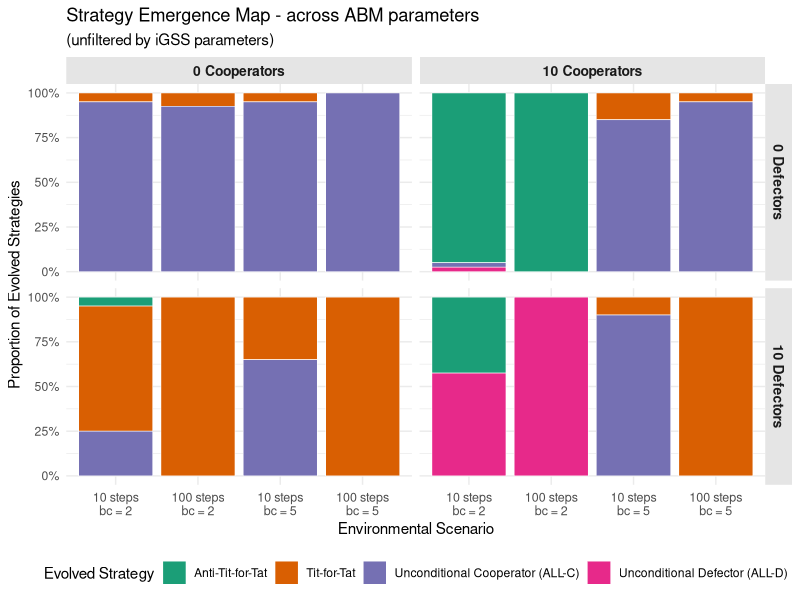
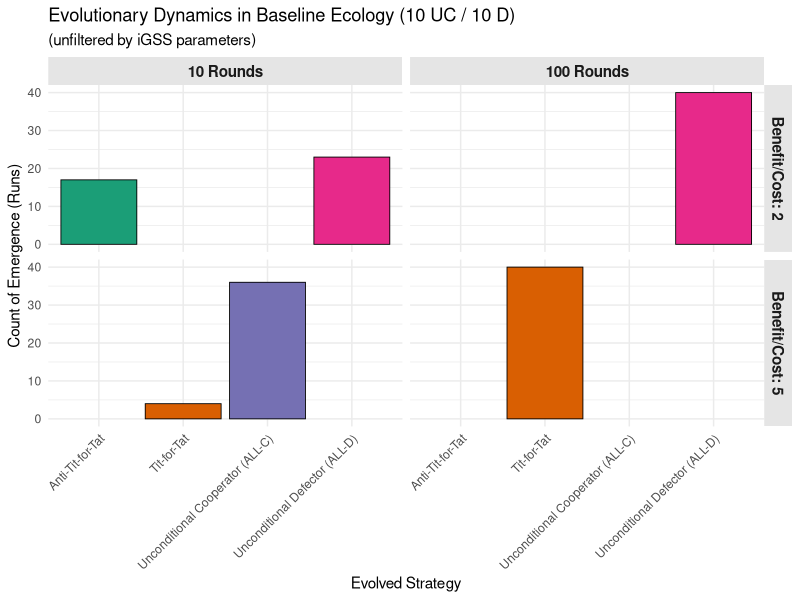
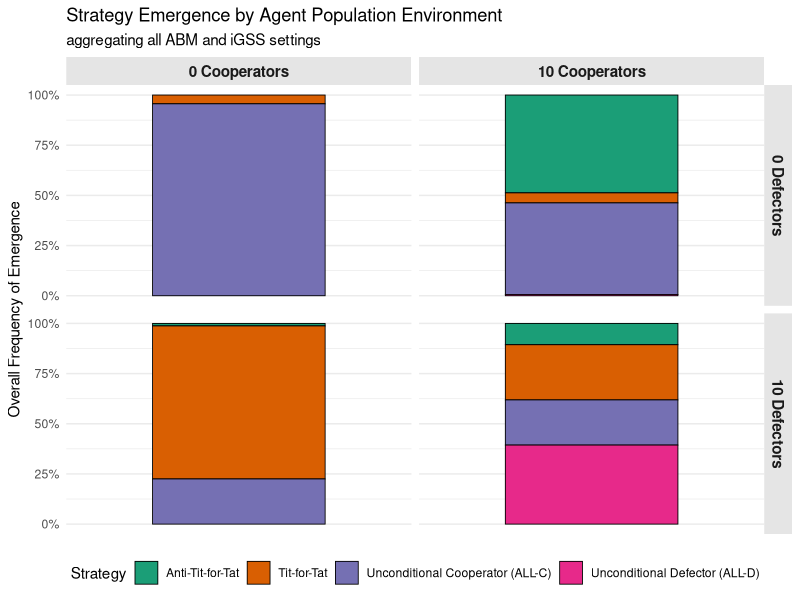
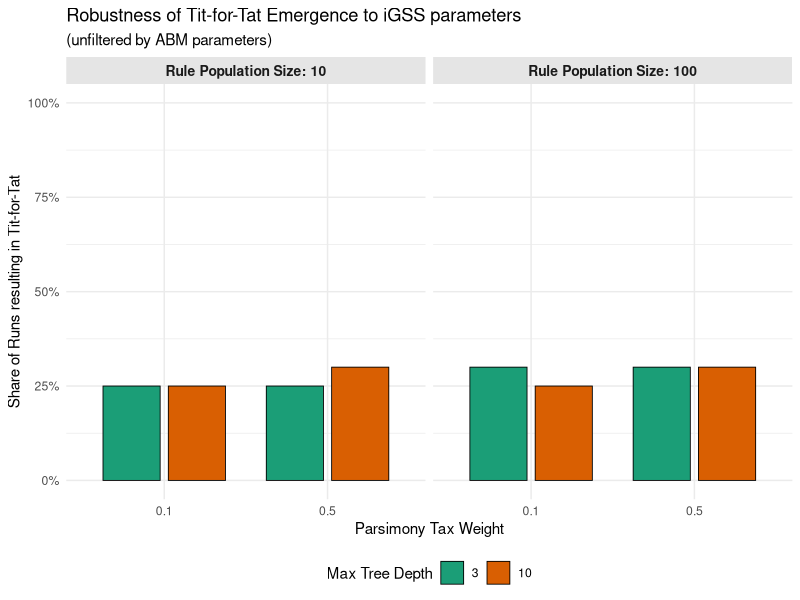
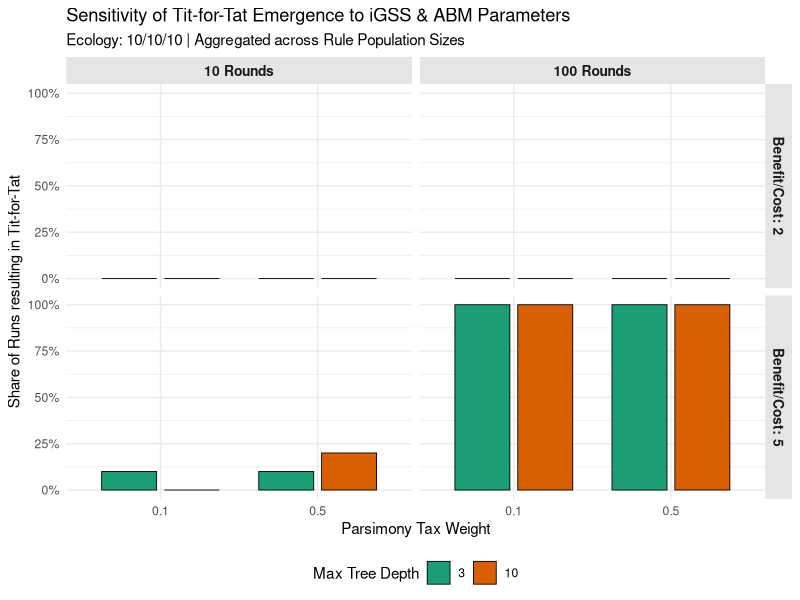

These figures' R source, in order:
library(tidyverse)

# Load data
df <- read_csv("results_DR_Mode1.csv")

# ===================================================================================
# CHART 1:  ABM environment parameters (Agent Counts, Duration & Benefit/Cost Ratios)
# ===================================================================================
chart1_overview <- df %>%
  mutate(
    # Create the combined X-axis label. Using \n creates the line break so the text stacks on the axis
    Env_Scenario = paste0(NUM_ROUNDS, " steps\nbc = ", BENEFIT_TO_COST_RATIO),
    Env_Scenario = factor(Env_Scenario, levels = c(
      "10 steps\nbc = 2", 
      "100 steps\nbc = 2", 
      "10 steps\nbc = 5", 
      "100 steps\nbc = 5"
    ))
  ) %>%
  ggplot(aes(x = Env_Scenario, fill = Identified_Strategy)) +
  geom_bar(position = "fill", color = "white", linewidth = 0.2) +
  facet_grid(NUM_D ~ NUM_UC,
             labeller = labeller(
               NUM_D = function(x) paste(x, "Defectors"),
               NUM_UC = function(x) paste(x, "Cooperators"))) +
  scale_y_continuous(labels = function(x) paste0(x * 100, "%")) +
  scale_fill_brewer(palette = "Dark2", na.value = "gray50") +
  labs(
    title = "Strategy Emergence Map - across ABM parameters",
    subtitle = "(unfiltered by iGSS parameters)",
    x = "Environmental Scenario",
    y = "Proportion of Evolved Strategies",
    fill = "Evolved Strategy"
  ) +
  theme_minimal() +
  theme(
    legend.position = "bottom",
    strip.background = element_rect(fill = "gray90", color = NA),
    strip.text = element_text(face = "bold", size = 10),
    axis.text.x = element_text(size = 9) 
  )

chart1_overview



# ====================================================================
# CHART 1A: Baseline model (10 cooperators, 10 defectors, 10 iGSS agents)
# ====================================================================
chart1A_baseline <- df %>%
  # Filter for the baseline ecology with 10 agents of each type
  filter(
    NUM_UC == 10, 
    NUM_D == 10, 
    NUM_IGSS == 10
  ) %>%
  # REMOVED: drop_na() so unidentified strategies remain visible as warnings
  mutate(
    # Locked as factors to prevent future alphabetical sorting errors
    Round_Label = factor(paste(NUM_ROUNDS, "Rounds"), 
                         levels = c("10 Rounds", "100 Rounds")),
    BC_Label = factor(paste("Benefit/Cost:", BENEFIT_TO_COST_RATIO), 
                      levels = c("Benefit/Cost: 2", "Benefit/Cost: 5"))
  ) %>%
  # Map strategy to both X and Fill
  ggplot(aes(x = Identified_Strategy, fill = Identified_Strategy)) +
  # Using the default geom_bar() without position="fill" yields raw counts
  geom_bar(color = "black", linewidth = 0.3) +
  # Wrap by the two economic variables
  facet_grid(BC_Label ~ Round_Label) +
  # REVISION: Restored the Dark2 professional palette
  scale_fill_brewer(palette = "Dark2", na.value = "gray50") +
  labs(
    title = "Evolutionary Dynamics in Baseline Ecology (10 UC / 10 D)",
    subtitle = "(unfiltered by iGSS parameters)",
    x = "Evolved Strategy",
    y = "Count of Emergence (Runs)",
    fill = "Strategy"
  ) +
  theme_minimal() +
  theme(
    legend.position = "none", # Hide legend since x-axis labels the strategies
    strip.background = element_rect(fill = "gray90", color = NA),
    strip.text = element_text(face = "bold", size = 11),
    # Tilt the labels so they don't overlap
    axis.text.x = element_text(angle = 45, hjust = 1)
  )

chart1A_baseline

# ========================================================
# CHART 1 COLLAPSED: aggregating all ABM and iGSS settings
# ========================================================
chart1B_simple <- df %>%
  # Use the dummy variable (x = "") to force a single stacked column
  ggplot(aes(x = "", fill = Identified_Strategy)) +
  geom_bar(position = "fill", color = "black", linewidth = 0.3, width = 0.6) +
  # Strict quadrant matrix using native labeller instead of mutated columns
  facet_grid(NUM_D ~ NUM_UC,
             labeller = labeller(
               NUM_D = function(x) paste(x, "Defectors"),
               NUM_UC = function(x) paste(x, "Cooperators"))) +
  scale_y_continuous(labels = function(x) paste0(x * 100, "%")) +
  scale_fill_brewer(palette = "Dark2", na.value = "gray50") +
  labs(
    title = "Strategy Emergence by Agent Population Environment",
    subtitle = "aggregating all ABM and iGSS settings",
    x = NULL, # Remove the x-axis label
    y = "Overall Frequency of Emergence",
    fill = "Strategy"
  ) +
  theme_minimal() +
  theme(
    legend.position = "bottom", 
    strip.background = element_rect(fill = "gray90", color = NA),
    strip.text = element_text(face = "bold", size = 11),
    # Hide the x-axis tick marks and text
    axis.text.x = element_blank(),
    axis.ticks.x = element_blank(),
    panel.grid.major.x = element_blank()
  )

chart1B_simple


# ====================================================================
# CHART 2: Robustness of TFT Emergence across iGSS Parameters
# ====================================================================
chart2_baseline_tft_igss <- df %>%
  # 1. Isolate the baseline ecology
  filter(
    NUM_UC == 10, 
    NUM_D == 10, 
    NUM_IGSS == 10,
    #BENEFIT_TO_COST_RATIO == 2,
    #NUM_ROUNDS == 100
  ) %>%
  # REMOVED: drop_na() so unidentified strategies don't artificially shrink the denominator
  
  # 2. Group by the three genetic parameters we want to test
  group_by(POP_SIZE, TREE_MAX_DEPTH, PARSIMONY_TAX) %>%
  # 3. Calculate the share of Tit-for-Tat
  summarize(
    Total_Runs = n(),
    # CRITICAL FIX: na.rm = TRUE ensures the sum doesn't crash if an NA is present
    TFT_Count = sum(Identified_Strategy == "Tit-for-Tat", na.rm = TRUE),
    TFT_Share = TFT_Count / Total_Runs,
    .groups = "drop"
  ) %>%
  # 4 & 5. Plot the calculated shares (mutate removed, using native labeller)
  ggplot(aes(x = as.factor(PARSIMONY_TAX), y = TFT_Share, fill = as.factor(TREE_MAX_DEPTH))) +
  geom_col(position = position_dodge(width = 0.8), width = 0.7, color = "black", linewidth = 0.3) +
  facet_wrap(~ POP_SIZE,
             labeller = labeller(
               POP_SIZE = function(x) paste("Rule Population Size:", x)
             )) +
  # Base R percentage formatting (removes the 'scales' package dependency)
  scale_y_continuous(labels = function(x) paste0(x * 100, "%"), limits = c(0, 1)) +
  # Unified the color language to match the Dark2 palette used in Chart 1
  scale_fill_brewer(palette = "Dark2") +
  labs(
    title = "Robustness of Tit-for-Tat Emergence to iGSS parameters",
    subtitle = "(unfiltered by ABM parameters)",
    x = "Parsimony Tax Weight",
    y = "Share of Runs resulting in Tit-for-Tat",
    fill = "Max Tree Depth"
  ) +
  theme_minimal() +
  theme(
    legend.position = "bottom",
    strip.background = element_rect(fill = "gray90", color = NA),
    strip.text = element_text(face = "bold", size = 10)
  )

chart2_baseline_tft_igss



# ====================================================================
# CHART 2 VARIANT: Robustness of TFT Emergence faceted by Economics
# ====================================================================
chart2B_baseline_tft_igss_by_ABM <- df %>%
  # 1. Isolate the baseline ecology
  filter(
    NUM_UC == 10, 
    NUM_D == 10, 
    NUM_IGSS == 10
  ) %>%
  # 2. Group by the ABM economics PLUS the genetic parameters 
  # (Notice POP_SIZE is removed, so it gets averaged out)
  group_by(BENEFIT_TO_COST_RATIO, NUM_ROUNDS, TREE_MAX_DEPTH, PARSIMONY_TAX) %>%
  # 3. Calculate the share of Tit-for-Tat safely
  summarize(
    Total_Runs = n(),
    TFT_Count = sum(Identified_Strategy == "Tit-for-Tat", na.rm = TRUE),
    TFT_Share = TFT_Count / Total_Runs,
    .groups = "drop"
  ) %>%
  # 4. Lock the facet labels as factors so they sort logically
  mutate(
    Round_Label = factor(paste(NUM_ROUNDS, "Rounds"), 
                         levels = c("10 Rounds", "100 Rounds")),
    BC_Label = factor(paste("Benefit/Cost:", BENEFIT_TO_COST_RATIO), 
                      levels = c("Benefit/Cost: 2", "Benefit/Cost: 5"))
  ) %>%
  # 5. Plot the data
  ggplot(aes(x = as.factor(PARSIMONY_TAX), y = TFT_Share, fill = as.factor(TREE_MAX_DEPTH))) +
  geom_col(position = position_dodge(width = 0.8), width = 0.7, color = "black", linewidth = 0.3) +
  # Use facet_grid to create the clean economic matrix
  facet_grid(BC_Label ~ Round_Label) +
  # Base R percentage formatting
  scale_y_continuous(labels = function(x) paste0(x * 100, "%"), limits = c(0, 1)) +
  scale_fill_brewer(palette = "Dark2") +
  labs(
    title = "Sensitivity of Tit-for-Tat Emergence to iGSS & ABM Parameters",
    subtitle = "Ecology: 10/10/10 | Aggregated across Rule Population Sizes",
    x = "Parsimony Tax Weight",
    y = "Share of Runs resulting in Tit-for-Tat",
    fill = "Max Tree Depth"
  ) +
  theme_minimal() +
  theme(
    legend.position = "bottom",
    strip.background = element_rect(fill = "gray90", color = NA),
    strip.text = element_text(face = "bold", size = 10)
  )

chart2B_baseline_tft_igss_by_ABM
